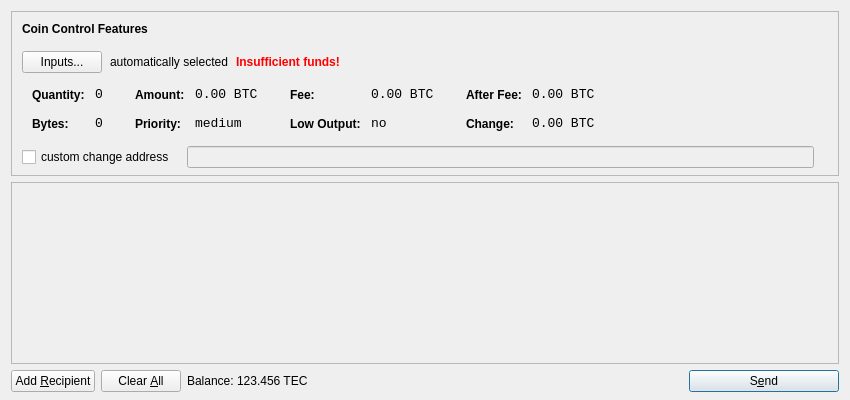
<?xml version="1.0" encoding="UTF-8"?>
<ui version="4.0">
 <class>SendCoinsDialog</class>
 <widget class="QDialog" name="SendCoinsDialog">
  <property name="geometry">
   <rect>
    <x>0</x>
    <y>0</y>
    <width>850</width>
    <height>400</height>
   </rect>
  </property>
  <property name="windowTitle">
   <string>Send Coins</string>
  </property>
  <layout class="QVBoxLayout" name="verticalLayout" stretch="0,1,0">
   <property name="bottomMargin">
    <number>8</number>
   </property>
   <item>
    <widget class="QFrame" name="frameCoinControl">
     <property name="sizePolicy">
      <sizepolicy hsizetype="Expanding" vsizetype="Expanding">
       <horstretch>0</horstretch>
       <verstretch>0</verstretch>
      </sizepolicy>
     </property>
     <property name="maximumSize">
      <size>
       <width>16777215</width>
       <height>16777215</height>
      </size>
     </property>
     <property name="frameShape">
      <enum>QFrame::StyledPanel</enum>
     </property>
     <property name="frameShadow">
      <enum>QFrame::Sunken</enum>
     </property>
     <layout class="QVBoxLayout" name="verticalLayoutCoinControl2">
      <property name="spacing">
       <number>-1</number>
      </property>
      <property name="leftMargin">
       <number>0</number>
      </property>
      <property name="topMargin">
       <number>0</number>
      </property>
      <property name="rightMargin">
       <number>0</number>
      </property>
      <property name="bottomMargin">
       <number>6</number>
      </property>
      <item>
       <layout class="QVBoxLayout" name="verticalLayoutCoinControl" stretch="0,0,0,0,1">
        <property name="spacing">
         <number>0</number>
        </property>
        <property name="leftMargin">
         <number>10</number>
        </property>
        <property name="topMargin">
         <number>10</number>
        </property>
        <item>
         <layout class="QHBoxLayout" name="horizontalLayoutCoinControl1">
          <property name="bottomMargin">
           <number>15</number>
          </property>
          <item>
           <widget class="QLabel" name="labelCoinControlFeatures">
            <property name="sizePolicy">
             <sizepolicy hsizetype="Preferred" vsizetype="Maximum">
              <horstretch>0</horstretch>
              <verstretch>0</verstretch>
             </sizepolicy>
            </property>
            <property name="font">
             <font>
              <weight>75</weight>
              <bold>true</bold>
             </font>
            </property>
            <property name="styleSheet">
             <string notr="true">font-weight:bold;</string>
            </property>
            <property name="text">
             <string>Coin Control Features</string>
            </property>
           </widget>
          </item>
         </layout>
        </item>
        <item>
         <layout class="QHBoxLayout" name="horizontalLayoutCoinControl2" stretch="0,0,0,0">
          <property name="spacing">
           <number>8</number>
          </property>
          <property name="bottomMargin">
           <number>10</number>
          </property>
          <item>
           <widget class="QPushButton" name="pushButtonCoinControl">
            <property name="styleSheet">
             <string notr="true"/>
            </property>
            <property name="text">
             <string>Inputs...</string>
            </property>
           </widget>
          </item>
          <item>
           <widget class="QLabel" name="labelCoinControlAutomaticallySelected">
            <property name="text">
             <string>automatically selected</string>
            </property>
            <property name="margin">
             <number>5</number>
            </property>
           </widget>
          </item>
          <item>
           <widget class="QLabel" name="labelCoinControlInsuffFunds">
            <property name="font">
             <font>
              <weight>75</weight>
              <bold>true</bold>
             </font>
            </property>
            <property name="styleSheet">
             <string notr="true">color:red;font-weight:bold;</string>
            </property>
            <property name="text">
             <string>Insufficient funds!</string>
            </property>
            <property name="margin">
             <number>5</number>
            </property>
           </widget>
          </item>
          <item>
           <spacer name="horizontalSpacerCoinControl">
            <property name="orientation">
             <enum>Qt::Horizontal</enum>
            </property>
            <property name="sizeHint" stdset="0">
             <size>
              <width>40</width>
              <height>1</height>
             </size>
            </property>
           </spacer>
          </item>
         </layout>
        </item>
        <item>
         <widget class="QWidget" name="widgetCoinControl" native="true">
          <property name="sizePolicy">
           <sizepolicy hsizetype="Preferred" vsizetype="Preferred">
            <horstretch>0</horstretch>
            <verstretch>0</verstretch>
           </sizepolicy>
          </property>
          <property name="minimumSize">
           <size>
            <width>0</width>
            <height>0</height>
           </size>
          </property>
          <property name="styleSheet">
           <string notr="true"/>
          </property>
          <layout class="QHBoxLayout" name="horizontalLayoutCoinControl5">
           <property name="margin">
            <number>0</number>
           </property>
           <item>
            <layout class="QHBoxLayout" name="horizontalLayoutCoinControl3" stretch="0,0,0,1">
             <property name="spacing">
              <number>20</number>
             </property>
             <property name="topMargin">
              <number>0</number>
             </property>
             <property name="bottomMargin">
              <number>10</number>
             </property>
             <item>
              <layout class="QFormLayout" name="formLayoutCoinControl1">
               <property name="horizontalSpacing">
                <number>10</number>
               </property>
               <property name="verticalSpacing">
                <number>14</number>
               </property>
               <property name="leftMargin">
                <number>10</number>
               </property>
               <property name="topMargin">
                <number>4</number>
               </property>
               <property name="rightMargin">
                <number>6</number>
               </property>
               <item row="0" column="0">
                <widget class="QLabel" name="labelCoinControlQuantityText">
                 <property name="styleSheet">
                  <string notr="true">font-weight:bold;</string>
                 </property>
                 <property name="text">
                  <string>Quantity:</string>
                 </property>
                 <property name="margin">
                  <number>0</number>
                 </property>
                </widget>
               </item>
               <item row="0" column="1">
                <widget class="QLabel" name="labelCoinControlQuantity">
                 <property name="font">
                  <font>
                   <family>Monospace</family>
                   <pointsize>10</pointsize>
                  </font>
                 </property>
                 <property name="cursor">
                  <cursorShape>IBeamCursor</cursorShape>
                 </property>
                 <property name="contextMenuPolicy">
                  <enum>Qt::ActionsContextMenu</enum>
                 </property>
                 <property name="text">
                  <string notr="true">0</string>
                 </property>
                 <property name="margin">
                  <number>0</number>
                 </property>
                 <property name="textInteractionFlags">
                  <set>Qt::LinksAccessibleByMouse|Qt::TextSelectableByKeyboard|Qt::TextSelectableByMouse</set>
                 </property>
                </widget>
               </item>
               <item row="1" column="0">
                <widget class="QLabel" name="labelCoinControlBytesText">
                 <property name="styleSheet">
                  <string notr="true">font-weight:bold;</string>
                 </property>
                 <property name="text">
                  <string>Bytes:</string>
                 </property>
                </widget>
               </item>
               <item row="1" column="1">
                <widget class="QLabel" name="labelCoinControlBytes">
                 <property name="font">
                  <font>
                   <family>Monospace</family>
                   <pointsize>10</pointsize>
                  </font>
                 </property>
                 <property name="cursor">
                  <cursorShape>IBeamCursor</cursorShape>
                 </property>
                 <property name="contextMenuPolicy">
                  <enum>Qt::ActionsContextMenu</enum>
                 </property>
                 <property name="text">
                  <string notr="true">0</string>
                 </property>
                 <property name="textInteractionFlags">
                  <set>Qt::LinksAccessibleByMouse|Qt::TextSelectableByKeyboard|Qt::TextSelectableByMouse</set>
                 </property>
                </widget>
               </item>
              </layout>
             </item>
             <item>
              <layout class="QFormLayout" name="formLayoutCoinControl2">
               <property name="horizontalSpacing">
                <number>10</number>
               </property>
               <property name="verticalSpacing">
                <number>14</number>
               </property>
               <property name="leftMargin">
                <number>6</number>
               </property>
               <property name="topMargin">
                <number>4</number>
               </property>
               <property name="rightMargin">
                <number>6</number>
               </property>
               <item row="0" column="0">
                <widget class="QLabel" name="labelCoinControlAmountText">
                 <property name="styleSheet">
                  <string notr="true">font-weight:bold;</string>
                 </property>
                 <property name="text">
                  <string>Amount:</string>
                 </property>
                 <property name="margin">
                  <number>0</number>
                 </property>
                </widget>
               </item>
               <item row="0" column="1">
                <widget class="QLabel" name="labelCoinControlAmount">
                 <property name="font">
                  <font>
                   <family>Monospace</family>
                   <pointsize>10</pointsize>
                  </font>
                 </property>
                 <property name="cursor">
                  <cursorShape>IBeamCursor</cursorShape>
                 </property>
                 <property name="contextMenuPolicy">
                  <enum>Qt::ActionsContextMenu</enum>
                 </property>
                 <property name="text">
                  <string notr="true">0.00 BTC</string>
                 </property>
                 <property name="textInteractionFlags">
                  <set>Qt::LinksAccessibleByMouse|Qt::TextSelectableByKeyboard|Qt::TextSelectableByMouse</set>
                 </property>
                </widget>
               </item>
               <item row="1" column="0">
                <widget class="QLabel" name="labelCoinControlPriorityText">
                 <property name="styleSheet">
                  <string notr="true">font-weight:bold;</string>
                 </property>
                 <property name="text">
                  <string>Priority:</string>
                 </property>
                </widget>
               </item>
               <item row="1" column="1">
                <widget class="QLabel" name="labelCoinControlPriority">
                 <property name="font">
                  <font>
                   <family>Monospace</family>
                   <pointsize>10</pointsize>
                  </font>
                 </property>
                 <property name="cursor">
                  <cursorShape>IBeamCursor</cursorShape>
                 </property>
                 <property name="contextMenuPolicy">
                  <enum>Qt::ActionsContextMenu</enum>
                 </property>
                 <property name="text">
                  <string>medium</string>
                 </property>
                 <property name="textInteractionFlags">
                  <set>Qt::LinksAccessibleByMouse|Qt::TextSelectableByKeyboard|Qt::TextSelectableByMouse</set>
                 </property>
                </widget>
               </item>
              </layout>
             </item>
             <item>
              <layout class="QFormLayout" name="formLayoutCoinControl3">
               <property name="horizontalSpacing">
                <number>10</number>
               </property>
               <property name="verticalSpacing">
                <number>14</number>
               </property>
               <property name="leftMargin">
                <number>6</number>
               </property>
               <property name="topMargin">
                <number>4</number>
               </property>
               <property name="rightMargin">
                <number>6</number>
               </property>
               <item row="0" column="0">
                <widget class="QLabel" name="labelCoinControlFeeText">
                 <property name="styleSheet">
                  <string notr="true">font-weight:bold;</string>
                 </property>
                 <property name="text">
                  <string>Fee:</string>
                 </property>
                 <property name="margin">
                  <number>0</number>
                 </property>
                </widget>
               </item>
               <item row="0" column="1">
                <widget class="QLabel" name="labelCoinControlFee">
                 <property name="font">
                  <font>
                   <family>Monospace</family>
                   <pointsize>10</pointsize>
                  </font>
                 </property>
                 <property name="cursor">
                  <cursorShape>IBeamCursor</cursorShape>
                 </property>
                 <property name="contextMenuPolicy">
                  <enum>Qt::ActionsContextMenu</enum>
                 </property>
                 <property name="text">
                  <string notr="true">0.00 BTC</string>
                 </property>
                 <property name="textInteractionFlags">
                  <set>Qt::LinksAccessibleByMouse|Qt::TextSelectableByKeyboard|Qt::TextSelectableByMouse</set>
                 </property>
                </widget>
               </item>
               <item row="1" column="0">
                <widget class="QLabel" name="labelCoinControlLowOutputText">
                 <property name="styleSheet">
                  <string notr="true">font-weight:bold;</string>
                 </property>
                 <property name="text">
                  <string>Low Output:</string>
                 </property>
                </widget>
               </item>
               <item row="1" column="1">
                <widget class="QLabel" name="labelCoinControlLowOutput">
                 <property name="font">
                  <font>
                   <family>Monospace</family>
                   <pointsize>10</pointsize>
                  </font>
                 </property>
                 <property name="cursor">
                  <cursorShape>IBeamCursor</cursorShape>
                 </property>
                 <property name="contextMenuPolicy">
                  <enum>Qt::ActionsContextMenu</enum>
                 </property>
                 <property name="text">
                  <string>no</string>
                 </property>
                 <property name="textInteractionFlags">
                  <set>Qt::LinksAccessibleByMouse|Qt::TextSelectableByKeyboard|Qt::TextSelectableByMouse</set>
                 </property>
                </widget>
               </item>
              </layout>
             </item>
             <item>
              <layout class="QFormLayout" name="formLayoutCoinControl4">
               <property name="horizontalSpacing">
                <number>10</number>
               </property>
               <property name="verticalSpacing">
                <number>14</number>
               </property>
               <property name="leftMargin">
                <number>6</number>
               </property>
               <property name="topMargin">
                <number>4</number>
               </property>
               <property name="rightMargin">
                <number>6</number>
               </property>
               <item row="0" column="0">
                <widget class="QLabel" name="labelCoinControlAfterFeeText">
                 <property name="styleSheet">
                  <string notr="true">font-weight:bold;</string>
                 </property>
                 <property name="text">
                  <string>After Fee:</string>
                 </property>
                 <property name="margin">
                  <number>0</number>
                 </property>
                </widget>
               </item>
               <item row="0" column="1">
                <widget class="QLabel" name="labelCoinControlAfterFee">
                 <property name="font">
                  <font>
                   <family>Monospace</family>
                   <pointsize>10</pointsize>
                  </font>
                 </property>
                 <property name="cursor">
                  <cursorShape>IBeamCursor</cursorShape>
                 </property>
                 <property name="contextMenuPolicy">
                  <enum>Qt::ActionsContextMenu</enum>
                 </property>
                 <property name="text">
                  <string notr="true">0.00 BTC</string>
                 </property>
                 <property name="textInteractionFlags">
                  <set>Qt::LinksAccessibleByMouse|Qt::TextSelectableByKeyboard|Qt::TextSelectableByMouse</set>
                 </property>
                </widget>
               </item>
               <item row="1" column="0">
                <widget class="QLabel" name="labelCoinControlChangeText">
                 <property name="styleSheet">
                  <string notr="true">font-weight:bold;</string>
                 </property>
                 <property name="text">
                  <string>Change:</string>
                 </property>
                </widget>
               </item>
               <item row="1" column="1">
                <widget class="QLabel" name="labelCoinControlChange">
                 <property name="font">
                  <font>
                   <family>Monospace</family>
                   <pointsize>10</pointsize>
                  </font>
                 </property>
                 <property name="cursor">
                  <cursorShape>IBeamCursor</cursorShape>
                 </property>
                 <property name="contextMenuPolicy">
                  <enum>Qt::ActionsContextMenu</enum>
                 </property>
                 <property name="text">
                  <string notr="true">0.00 BTC</string>
                 </property>
                 <property name="textInteractionFlags">
                  <set>Qt::LinksAccessibleByMouse|Qt::TextSelectableByKeyboard|Qt::TextSelectableByMouse</set>
                 </property>
                </widget>
               </item>
              </layout>
             </item>
            </layout>
           </item>
          </layout>
         </widget>
        </item>
        <item>
         <layout class="QHBoxLayout" name="horizontalLayoutCoinControl4" stretch="0,0,0">
          <property name="spacing">
           <number>12</number>
          </property>
          <property name="sizeConstraint">
           <enum>QLayout::SetDefaultConstraint</enum>
          </property>
          <property name="topMargin">
           <number>5</number>
          </property>
          <property name="rightMargin">
           <number>5</number>
          </property>
          <item>
           <widget class="QCheckBox" name="checkBoxCoinControlChange">
            <property name="text">
             <string>custom change address</string>
            </property>
           </widget>
          </item>
          <item>
           <widget class="QLineEdit" name="lineEditCoinControlChange">
            <property name="enabled">
             <bool>false</bool>
            </property>
            <property name="sizePolicy">
             <sizepolicy hsizetype="Expanding" vsizetype="Fixed">
              <horstretch>0</horstretch>
              <verstretch>0</verstretch>
             </sizepolicy>
            </property>
           </widget>
          </item>
          <item>
           <widget class="QLabel" name="labelCoinControlChangeLabel">
            <property name="sizePolicy">
             <sizepolicy hsizetype="Preferred" vsizetype="Expanding">
              <horstretch>0</horstretch>
              <verstretch>0</verstretch>
             </sizepolicy>
            </property>
            <property name="minimumSize">
             <size>
              <width>0</width>
              <height>0</height>
             </size>
            </property>
            <property name="text">
             <string/>
            </property>
            <property name="margin">
             <number>3</number>
            </property>
           </widget>
          </item>
         </layout>
        </item>
        <item>
         <spacer name="verticalSpacerCoinControl">
          <property name="orientation">
           <enum>Qt::Vertical</enum>
          </property>
          <property name="sizeHint" stdset="0">
           <size>
            <width>800</width>
            <height>1</height>
           </size>
          </property>
         </spacer>
        </item>
       </layout>
      </item>
     </layout>
    </widget>
   </item>
   <item>
    <widget class="QScrollArea" name="scrollArea">
     <property name="widgetResizable">
      <bool>true</bool>
     </property>
     <widget class="QWidget" name="scrollAreaWidgetContents">
      <property name="geometry">
       <rect>
        <x>0</x>
        <y>0</y>
        <width>830</width>
        <height>165</height>
       </rect>
      </property>
      <layout class="QVBoxLayout" name="verticalLayout_2">
       <property name="margin">
        <number>0</number>
       </property>
       <item>
        <layout class="QVBoxLayout" name="entries">
         <property name="spacing">
          <number>6</number>
         </property>
        </layout>
       </item>
       <item>
        <spacer name="verticalSpacer">
         <property name="orientation">
          <enum>Qt::Vertical</enum>
         </property>
         <property name="sizeHint" stdset="0">
          <size>
           <width>20</width>
           <height>40</height>
          </size>
         </property>
        </spacer>
       </item>
      </layout>
     </widget>
    </widget>
   </item>
   <item>
    <layout class="QHBoxLayout" name="horizontalLayout">
     <item>
      <widget class="QPushButton" name="addButton">
       <property name="toolTip">
        <string>Send to multiple recipients at once</string>
       </property>
       <property name="text">
        <string>Add &amp;Recipient</string>
       </property>
       <property name="icon">
        <iconset resource="../bitcoin.qrc">
         <normaloff>:/icons/add</normaloff>:/icons/add</iconset>
       </property>
       <property name="autoDefault">
        <bool>false</bool>
       </property>
      </widget>
     </item>
     <item>
      <widget class="QPushButton" name="clearButton">
       <property name="sizePolicy">
        <sizepolicy hsizetype="Minimum" vsizetype="Fixed">
         <horstretch>0</horstretch>
         <verstretch>0</verstretch>
        </sizepolicy>
       </property>
       <property name="toolTip">
        <string>Remove all transaction fields</string>
       </property>
       <property name="text">
        <string>Clear &amp;All</string>
       </property>
       <property name="icon">
        <iconset resource="../bitcoin.qrc">
         <normaloff>:/icons/remove</normaloff>:/icons/remove</iconset>
       </property>
       <property name="autoRepeatDelay">
        <number>300</number>
       </property>
       <property name="autoDefault">
        <bool>false</bool>
       </property>
      </widget>
     </item>
     <item>
      <layout class="QHBoxLayout" name="horizontalLayout_2">
       <property name="spacing">
        <number>3</number>
       </property>
       <item>
        <widget class="QLabel" name="label">
         <property name="text">
          <string>Balance:</string>
         </property>
        </widget>
       </item>
       <item>
        <widget class="QLabel" name="labelBalance">
         <property name="cursor">
          <cursorShape>IBeamCursor</cursorShape>
         </property>
         <property name="text">
          <string>123.456 TEC</string>
         </property>
         <property name="textInteractionFlags">
          <set>Qt::LinksAccessibleByMouse|Qt::TextSelectableByKeyboard|Qt::TextSelectableByMouse</set>
         </property>
        </widget>
       </item>
      </layout>
     </item>
     <item>
      <spacer name="horizontalSpacer">
       <property name="orientation">
        <enum>Qt::Horizontal</enum>
       </property>
       <property name="sizeHint" stdset="0">
        <size>
         <width>40</width>
         <height>20</height>
        </size>
       </property>
      </spacer>
     </item>
     <item>
      <widget class="QPushButton" name="sendButton">
       <property name="minimumSize">
        <size>
         <width>150</width>
         <height>0</height>
        </size>
       </property>
       <property name="toolTip">
        <string>Confirm the send action</string>
       </property>
       <property name="text">
        <string>S&amp;end</string>
       </property>
       <property name="icon">
        <iconset resource="../bitcoin.qrc">
         <normaloff>:/icons/send</normaloff>:/icons/send</iconset>
       </property>
       <property name="default">
        <bool>true</bool>
       </property>
      </widget>
     </item>
    </layout>
   </item>
  </layout>
 </widget>
 <resources>
  <include location="../bitcoin.qrc"/>
 </resources>
 <connections/>
</ui>
